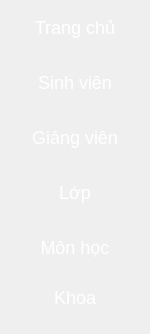
        <widget class="QFrame" name="frame_bottom_menu">
         <property name="minimumSize">
          <size>
           <width>150</width>
           <height>0</height>
          </size>
         </property>
         <property name="maximumSize">
          <size>
           <width>150</width>
           <height>16777215</height>
          </size>
         </property>
         <property name="styleSheet">
          <string notr="true">QPushButton {
	border: none;
	background-color: rgba(0,0,0,0);
	font-family: 'Segoe UI Light', 'Segoe UI', Arial, sans-serif;
	font-size: 18px;
	color: white;
}
QPushButton:hover {
	background-color: rgb(0,143,150);
}
QPushButton:pressed {	
	background-color: rgba(0,0,0,0);
}
</string>
         </property>
         <property name="frameShape">
          <enum>QFrame::NoFrame</enum>
         </property>
         <property name="frameShadow">
          <enum>QFrame::Plain</enum>
         </property>
         <widget class="QFrame" name="menu_button_1">
          <property name="geometry">
           <rect>
            <x>0</x>
            <y>0</y>
            <width>150</width>
            <height>55</height>
           </rect>
          </property>
          <property name="minimumSize">
           <size>
            <width>150</width>
            <height>55</height>
           </size>
          </property>
          <property name="maximumSize">
           <size>
            <width>150</width>
            <height>55</height>
           </size>
          </property>
          <property name="layoutDirection">
           <enum>Qt::LeftToRight</enum>
          </property>
          <property name="autoFillBackground">
           <bool>false</bool>
          </property>
          <property name="frameShape">
           <enum>QFrame::NoFrame</enum>
          </property>
          <property name="frameShadow">
           <enum>QFrame::Plain</enum>
          </property>
          <layout class="QHBoxLayout" name="horizontalLayout_39">
           <property name="spacing">
            <number>0</number>
           </property>
           <property name="leftMargin">
            <number>0</number>
           </property>
           <property name="topMargin">
            <number>0</number>
           </property>
           <property name="rightMargin">
            <number>0</number>
           </property>
           <property name="bottomMargin">
            <number>0</number>
           </property>
           <item>
            <widget class="QPushButton" name="pushButton_home">
             <property name="minimumSize">
              <size>
               <width>150</width>
               <height>55</height>
              </size>
             </property>
             <property name="maximumSize">
              <size>
               <width>150</width>
               <height>55</height>
              </size>
             </property>
             <property name="toolTip">
              <string>Trang chủ</string>
             </property>
             <property name="autoFillBackground">
              <bool>false</bool>
             </property>
             <property name="styleSheet">
              <string notr="true"/>
             </property>
             <property name="text">
              <string>Trang chủ</string>
             </property>
             <property name="iconSize">
              <size>
               <width>22</width>
               <height>22</height>
              </size>
             </property>
             <property name="flat">
              <bool>true</bool>
             </property>
            </widget>
           </item>
          </layout>
         </widget>
         <widget class="QFrame" name="menu_button_2">
          <property name="geometry">
           <rect>
            <x>0</x>
            <y>55</y>
            <width>150</width>
            <height>55</height>
           </rect>
          </property>
          <property name="minimumSize">
           <size>
            <width>150</width>
            <height>55</height>
           </size>
          </property>
          <property name="maximumSize">
           <size>
            <width>150</width>
            <height>55</height>
           </size>
          </property>
          <property name="frameShape">
           <enum>QFrame::NoFrame</enum>
          </property>
          <property name="frameShadow">
           <enum>QFrame::Plain</enum>
          </property>
          <layout class="QHBoxLayout" name="horizontalLayout_40">
           <property name="spacing">
            <number>0</number>
           </property>
           <property name="leftMargin">
            <number>0</number>
           </property>
           <property name="topMargin">
            <number>0</number>
           </property>
           <property name="rightMargin">
            <number>0</number>
           </property>
           <property name="bottomMargin">
            <number>0</number>
           </property>
           <item>
            <widget class="QPushButton" name="pushButton_sinhvien">
             <property name="minimumSize">
              <size>
               <width>150</width>
               <height>55</height>
              </size>
             </property>
             <property name="maximumSize">
              <size>
               <width>150</width>
               <height>55</height>
              </size>
             </property>
             <property name="toolTip">
              <string>Quản lý sinh viên</string>
             </property>
             <property name="styleSheet">
              <string notr="true"/>
             </property>
             <property name="text">
              <string>Sinh viên</string>
             </property>
             <property name="iconSize">
              <size>
               <width>22</width>
               <height>22</height>
              </size>
             </property>
             <property name="flat">
              <bool>true</bool>
             </property>
            </widget>
           </item>
          </layout>
         </widget>
         <widget class="QFrame" name="menu_button_3">
          <property name="geometry">
           <rect>
            <x>0</x>
            <y>110</y>
            <width>150</width>
            <height>55</height>
           </rect>
          </property>
          <property name="minimumSize">
           <size>
            <width>150</width>
            <height>55</height>
           </size>
          </property>
          <property name="maximumSize">
           <size>
            <width>150</width>
            <height>55</height>
           </size>
          </property>
          <property name="frameShape">
           <enum>QFrame::NoFrame</enum>
          </property>
          <property name="frameShadow">
           <enum>QFrame::Plain</enum>
          </property>
          <layout class="QHBoxLayout" name="horizontalLayout_41">
           <property name="spacing">
            <number>0</number>
           </property>
           <property name="leftMargin">
            <number>0</number>
           </property>
           <property name="topMargin">
            <number>0</number>
           </property>
           <property name="rightMargin">
            <number>0</number>
           </property>
           <property name="bottomMargin">
            <number>0</number>
           </property>
           <item>
            <widget class="QPushButton" name="pushButton_giangvien">
             <property name="minimumSize">
              <size>
               <width>150</width>
               <height>55</height>
              </size>
             </property>
             <property name="maximumSize">
              <size>
               <width>150</width>
               <height>55</height>
              </size>
             </property>
             <property name="toolTip">
              <string>Quản lý giảng viên</string>
             </property>
             <property name="styleSheet">
              <string notr="true"/>
             </property>
             <property name="text">
              <string>Giảng viên</string>
             </property>
             <property name="iconSize">
              <size>
               <width>22</width>
               <height>12</height>
              </size>
             </property>
             <property name="flat">
              <bool>true</bool>
             </property>
            </widget>
           </item>
          </layout>
         </widget>
         <widget class="QFrame" name="menu_button_4">
          <property name="geometry">
           <rect>
            <x>0</x>
            <y>165</y>
            <width>150</width>
            <height>55</height>
           </rect>
          </property>
          <property name="minimumSize">
           <size>
            <width>150</width>
            <height>55</height>
           </size>
          </property>
          <property name="maximumSize">
           <size>
            <width>150</width>
            <height>55</height>
           </size>
          </property>
          <property name="frameShape">
           <enum>QFrame::NoFrame</enum>
          </property>
          <property name="frameShadow">
           <enum>QFrame::Plain</enum>
          </property>
          <layout class="QHBoxLayout" name="horizontalLayout_42">
           <property name="spacing">
            <number>0</number>
           </property>
           <property name="leftMargin">
            <number>0</number>
           </property>
           <property name="topMargin">
            <number>0</number>
           </property>
           <property name="rightMargin">
            <number>0</number>
           </property>
           <property name="bottomMargin">
            <number>0</number>
           </property>
           <item>
            <widget class="QPushButton" name="pushButton_lop">
             <property name="minimumSize">
              <size>
               <width>150</width>
               <height>55</height>
              </size>
             </property>
             <property name="maximumSize">
              <size>
               <width>150</width>
               <height>55</height>
              </size>
             </property>
             <property name="toolTip">
              <string>Quản lý lớp</string>
             </property>
             <property name="styleSheet">
              <string notr="true"/>
             </property>
             <property name="text">
              <string>Lớp</string>
             </property>
             <property name="iconSize">
              <size>
               <width>20</width>
               <height>22</height>
              </size>
             </property>
             <property name="flat">
              <bool>true</bool>
             </property>
            </widget>
           </item>
          </layout>
         </widget>
         <widget class="QFrame" name="menu_button_5">
          <property name="geometry">
           <rect>
            <x>0</x>
            <y>220</y>
            <width>150</width>
            <height>55</height>
           </rect>
          </property>
          <property name="minimumSize">
           <size>
            <width>150</width>
            <height>55</height>
           </size>
          </property>
          <property name="maximumSize">
           <size>
            <width>150</width>
            <height>55</height>
           </size>
          </property>
          <property name="frameShape">
           <enum>QFrame::NoFrame</enum>
          </property>
          <property name="frameShadow">
           <enum>QFrame::Plain</enum>
          </property>
          <layout class="QHBoxLayout" name="horizontalLayout_44">
           <property name="spacing">
            <number>0</number>
           </property>
           <property name="leftMargin">
            <number>0</number>
           </property>
           <property name="topMargin">
            <number>0</number>
           </property>
           <property name="rightMargin">
            <number>0</number>
           </property>
           <property name="bottomMargin">
            <number>0</number>
           </property>
           <item>
            <widget class="QPushButton" name="pushButton_monhoc">
             <property name="minimumSize">
              <size>
               <width>150</width>
               <height>55</height>
              </size>
             </property>
             <property name="maximumSize">
              <size>
               <width>150</width>
               <height>55</height>
              </size>
             </property>
             <property name="toolTip">
              <string>Quản lý môn học</string>
             </property>
             <property name="styleSheet">
              <string notr="true"/>
             </property>
             <property name="text">
              <string>Môn học</string>
             </property>
             <property name="iconSize">
              <size>
               <width>20</width>
               <height>22</height>
              </size>
             </property>
             <property name="flat">
              <bool>true</bool>
             </property>
            </widget>
           </item>
          </layout>
         </widget>
         <widget class="QFrame" name="menu_button_6">
          <property name="geometry">
           <rect>
            <x>0</x>
            <y>270</y>
            <width>150</width>
            <height>55</height>
           </rect>
          </property>
          <property name="minimumSize">
           <size>
            <width>150</width>
            <height>55</height>
           </size>
          </property>
          <property name="maximumSize">
           <size>
            <width>150</width>
            <height>55</height>
           </size>
          </property>
          <property name="frameShape">
           <enum>QFrame::NoFrame</enum>
          </property>
          <property name="frameShadow">
           <enum>QFrame::Plain</enum>
          </property>
          <layout class="QHBoxLayout" name="horizontalLayout_45">
           <property name="spacing">
            <number>0</number>
           </property>
           <property name="leftMargin">
            <number>0</number>
           </property>
           <property name="topMargin">
            <number>0</number>
           </property>
           <property name="rightMargin">
            <number>0</number>
           </property>
           <property name="bottomMargin">
            <number>0</number>
           </property>
           <item>
            <widget class="QPushButton" name="pushButton_khoa">
             <property name="minimumSize">
              <size>
               <width>150</width>
               <height>55</height>
              </size>
             </property>
             <property name="maximumSize">
              <size>
               <width>150</width>
               <height>55</height>
              </size>
             </property>
             <property name="toolTip">
              <string>Quản lý khoa</string>
             </property>
             <property name="styleSheet">
              <string notr="true"/>
             </property>
             <property name="text">
              <string>Khoa</string>
             </property>
             <property name="iconSize">
              <size>
               <width>20</width>
               <height>22</height>
              </size>
             </property>
             <property name="flat">
              <bool>true</bool>
             </property>
            </widget>
           </item>
          </layout>
         </widget>
        </widget>
